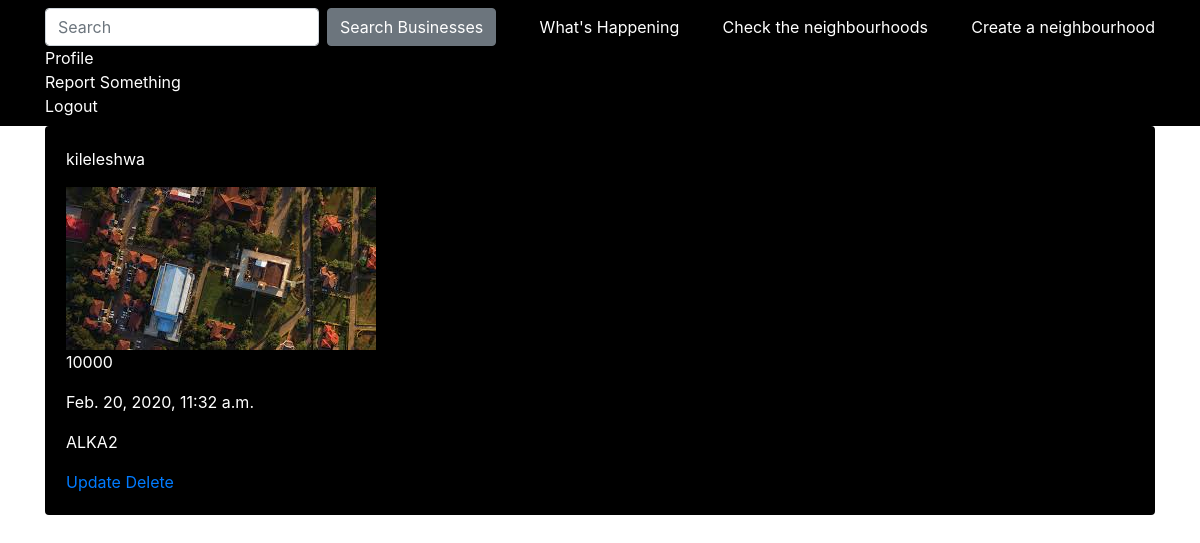
Screenshot of /neighbourhood/5/ (signed in) with the database file from the repository.
### neighbourhoodwatch/models.py (models this page shows, shortened)
class Neighbourhood(models.Model):
    name = models.CharField(max_length=25)
    population = models.IntegerField()
    recommended_by = models.ForeignKey(User, on_delete=models.CASCADE, null=True)
    image = models.ImageField(default="default.jpg", upload_to="pictures")
    post_date = models.DateTimeField(auto_now_add=True, null=True)

### neighbourhoodwatch/views.py (the view)
# urls.py: url(r'^neighbourhood/(?P<pk>\d+)/$', NeighbourDetailView.as_view(), name='neighbourhood-detail'),
class NeighbourDetailView(LoginRequiredMixin, DetailView):
    model = Neighbourhood
    template_name = "main/neighbourhood_detail.html"

### templates/main/neighbourhood_detail.html
{%extends "main/base.html"%}
{%block content%}
<div class="container">
    <div class="card" style="background-color: black;">
        <div class="card-body">
            <p style="color: white;">{{object.name}}</p>
            <img class="img-fluid" src="{{object.image.url}}">
            <p style="color: white;">{{object.population}}</p>
            <p style="color: white;">{{object.post_date}}</p>
            <p style="color: white;">{{object.recommended_by}}</p>
            {% if object.recommended_by == user %}
            <a href="{%  url 'neighbourupdate' object.id %}">Update</a>
            <a href="{%  url 'neighbourdelete' object.id %}">Delete</a>
            {%endif%}
        </div>
    </div>
</div>
{%endblock%}

### rows the page displays
Neighbourhood: name "kileleshwa", image (picture), population "10000", post_date "Feb. 20, 2020, 11:32 a.m.", recommended_by "ALKA2"
